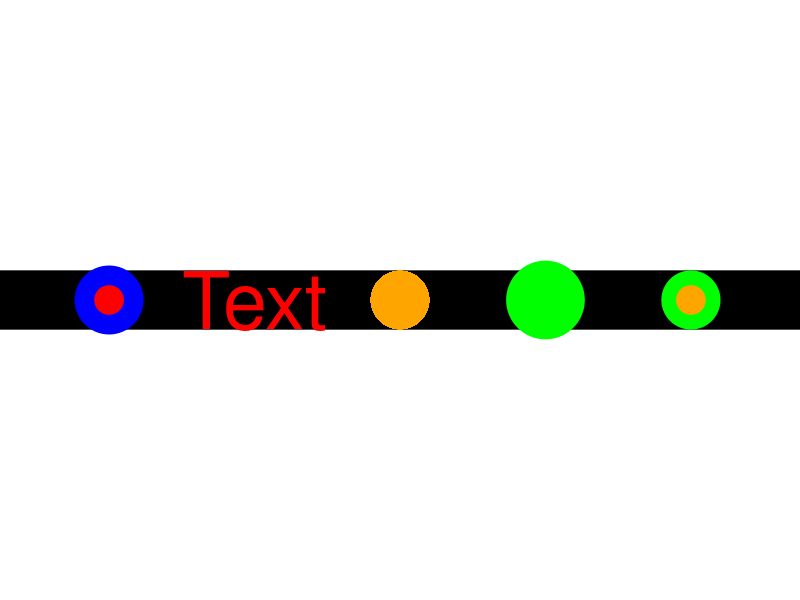

Recreate this plot in R.
## ---- chunk 1
library(ggplot2)
# Source - https://stackoverflow.com/q/75894278
# Posted by D Ogle, modified by community. See post 'Timeline' for change history
# Retrieved 2026-02-12, License - CC BY-SA 4.0

ggplot() +
  geom_hline(yintercept=1,linewidth=20) +
  geom_text(data=data.frame(x=0.5,y=1,label="Text"),
            mapping=aes(x=x,y=y,label=label),
            size=20,color="red") +
  geom_point(data=data.frame(x=0.4,y=1),mapping=aes(x=x,y=y),
             pch=21,size=10,stroke=10,fill="red",color="blue") +
  geom_point(data=data.frame(x=0.6,y=1),mapping=aes(x=x,y=y),
             pch=21,size=20,stroke=0,fill="orange") +
  geom_point(data=data.frame(x=0.7,y=1),mapping=aes(x=x,y=y),
             pch=21,size=0,stroke=20,color="green") +
  geom_point(data=data.frame(x=0.8,y=1),mapping=aes(x=x,y=y),
             pch=21,size=10,stroke=10*0.75,fill="orange",color="green") +
  scale_x_continuous(limit=c(0.35,0.85)) +
  theme_void()
